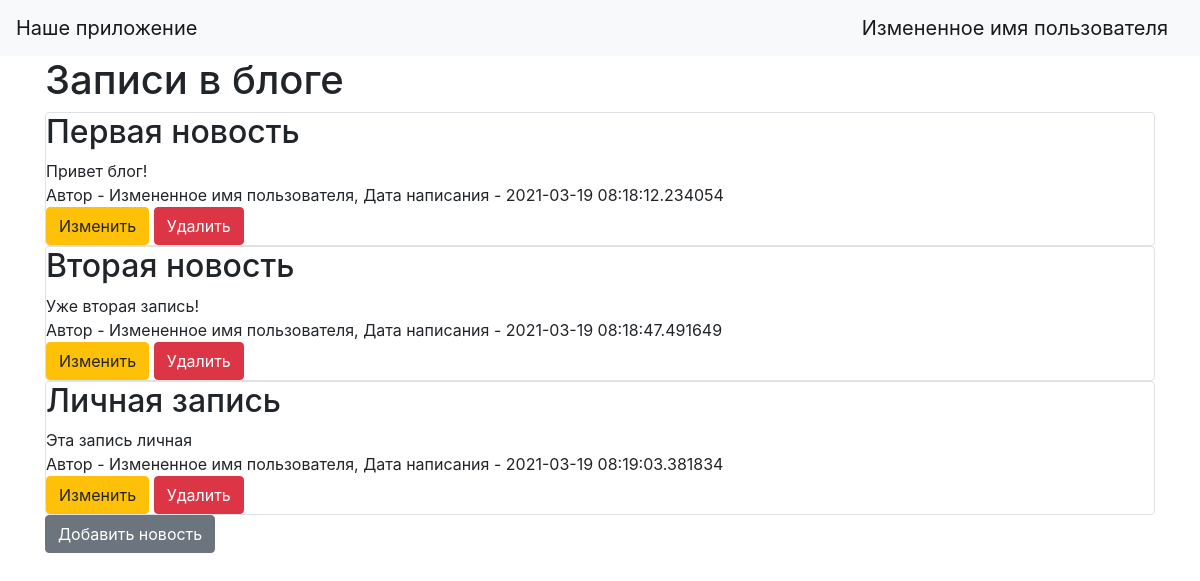
The page / (signed in) on the database its author committed.
### data/users.py (models this page shows, shortened)
class User(SqlAlchemyBase, UserMixin):
    __tablename__ = 'users'
    id = sqlalchemy.Column(sqlalchemy.Integer,
                           primary_key=True, autoincrement=True)
    name = sqlalchemy.Column(sqlalchemy.String, nullable=True)
    about = sqlalchemy.Column(sqlalchemy.String, nullable=True)
    email = sqlalchemy.Column(sqlalchemy.String,
                              index=True, unique=True, nullable=True)
    hashed_password = sqlalchemy.Column(sqlalchemy.String, nullable=True)
    created_date = sqlalchemy.Column(sqlalchemy.DateTime,
                                     default=datetime.datetime.now)
    news = orm.relation("News", back_populates='user')

### data/news.py (models this page shows)
class News(SqlAlchemyBase):
    __tablename__ = 'news'
    id = sqlalchemy.Column(sqlalchemy.Integer,
                           primary_key=True, autoincrement=True)
    title = sqlalchemy.Column(sqlalchemy.String, nullable=True)
    content = sqlalchemy.Column(sqlalchemy.String, nullable=True)
    created_date = sqlalchemy.Column(sqlalchemy.DateTime,
                                     default=datetime.datetime.now)
    is_private = sqlalchemy.Column(sqlalchemy.Boolean, default=True)
    user_id = sqlalchemy.Column(sqlalchemy.Integer,
                                sqlalchemy.ForeignKey("users.id"))
    user = orm.relation('User')

### main.py (the view)
@app.route("/")
def index():
    db_sess = db_session.create_session()
    if current_user.is_authenticated:
        news = db_sess.query(News).filter(
            (News.user == current_user) | (News.is_private != True))
    else:
        news = db_sess.query(News).filter(News.is_private != True)
    return render_template("index.html", news=news)

### data/db_session.py (called while the page is built)
def create_session() -> Session:
    global __factory
    return __factory()

### main.py (called while the page is built)
@login_manager.user_loader
def load_user(user_id):
    db_sess = db_session.create_session()
    return db_sess.query(User).get(user_id)

### templates/index.html
{% extends "base.html" %}
{% block content %}
<h1>Записи в блоге</h1>
{% for item in news%}
<div class="col-md6 border rounded">
    <h2>{{item.title}}</h2>
    <div>
        {{item.content}}
    </div>
    <div>
        Автор - {{item.user.name}}, Дата написания - {{item.created_date}}
    </div>
    {% if current_user.is_authenticated and current_user == item.user %}
        <div>
            <a href="/news/{{ item.id }}" class="btn btn-warning">
                Изменить
            </a>
            <a href="/news_delete/{{ item.id }}" class="btn btn-danger">
                Удалить
            </a>
        </div>
    {% endif %}
</div>
{% endfor %}
{% if current_user.is_authenticated %}
    <a href="news" class="btn btn-secondary">Добавить новость</a>
{% endif %}
{% endblock %}

### templates/base.html (shortened to what this page needs)
<!doctype html>
<html lang="en">
<head>
    <link rel="stylesheet"
          href="https://stackpath.bootstrapcdn.com/bootstrap/4.4.1/css/bootstrap.min.css"
>
</head>
<body>
<header>
    <nav class="navbar navbar-light bg-light">
        <a class="navbar-brand" href="#">Наше приложение</a>
        {% if current_user.is_authenticated %}
            <a class="navbar-brand" href="/logout">{{ current_user.name }}</a>
        {% else %}
            <p>
                <a class="btn btn-primary " href="/register">Зарегистрироваться</a>
                <a class="btn btn-success" href="/login">Войти</a>
            </p>
        {% endif %}
    </nav>
</header>
<main role="main" class="container">
    {% block content %}{% endblock %}
</main>
</body>
</html>

### rows shown on the page
User: name "Измененное имя пользователя"
News: title "Первая новость", content "Привет блог!", user.name "Измененное имя пользователя", created_date "2021-03-19 08:18:12.234054"
News: title "Вторая новость", content "Уже вторая запись!", user.name "Измененное имя пользователя", created_date "2021-03-19 08:18:47.491649"
News: title "Личная запись", content "Эта запись личная", user.name "Измененное имя пользователя", created_date "2021-03-19 08:19:03.381834"
